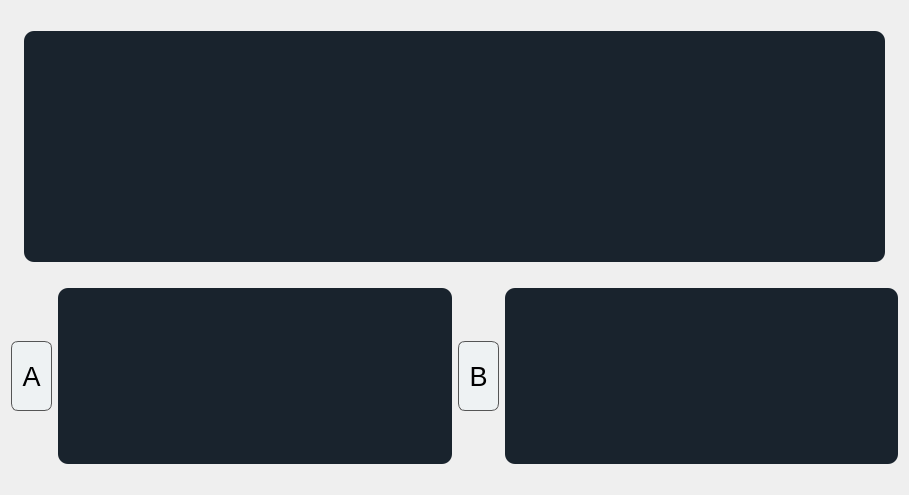
<?xml version="1.0" encoding="UTF-8"?>
<ui version="4.0">
 <class>Form</class>
 <widget class="QWidget" name="Form">
  <property name="geometry">
   <rect>
    <x>0</x>
    <y>0</y>
    <width>903</width>
    <height>495</height>
   </rect>
  </property>
  <property name="windowTitle">
   <string>Form</string>
  </property>
  <layout class="QVBoxLayout" name="verticalLayout">
   <item>
    <widget class="QLabel" name="label_4">
     <property name="text">
      <string/>
     </property>
    </widget>
   </item>
   <item>
    <layout class="QHBoxLayout" name="horizontalLayout_2">
     <item>
      <widget class="QLabel" name="label">
       <property name="text">
        <string/>
       </property>
      </widget>
     </item>
     <item>
      <widget class="QTextEdit" name="txtEdit_preg">
       <property name="minimumSize">
        <size>
         <width>861</width>
         <height>231</height>
        </size>
       </property>
       <property name="maximumSize">
        <size>
         <width>1200</width>
         <height>300</height>
        </size>
       </property>
       <property name="styleSheet">
        <string notr="true">  background-color: #19232D;
  border: 0px solid #32414B;
  padding: 0px;
  color: #F0F0F0;
  selection-background-color: #1464A0;
  selection-color: #F0F0F0;

	border-radius: 10;</string>
       </property>
      </widget>
     </item>
     <item>
      <widget class="QLabel" name="label_2">
       <property name="text">
        <string/>
       </property>
      </widget>
     </item>
    </layout>
   </item>
   <item>
    <widget class="QLabel" name="label_3">
     <property name="text">
      <string/>
     </property>
    </widget>
   </item>
   <item>
    <layout class="QHBoxLayout" name="horizontalLayout">
     <item>
      <widget class="QPushButton" name="btn_respA">
       <property name="minimumSize">
        <size>
         <width>41</width>
         <height>41</height>
        </size>
       </property>
       <property name="maximumSize">
        <size>
         <width>70</width>
         <height>70</height>
        </size>
       </property>
       <property name="font">
        <font>
         <pointsize>20</pointsize>
        </font>
       </property>
       <property name="styleSheet">
        <string notr="true">background-color:#EEF2F3;
border-radius: 7px;
border: 1px solid #555;</string>
       </property>
       <property name="text">
        <string>A</string>
       </property>
      </widget>
     </item>
     <item>
      <widget class="QTextEdit" name="txtEdit_respA">
       <property name="minimumSize">
        <size>
         <width>381</width>
         <height>151</height>
        </size>
       </property>
       <property name="maximumSize">
        <size>
         <width>500</width>
         <height>200</height>
        </size>
       </property>
       <property name="styleSheet">
        <string notr="true">  background-color: #19232D;
  border: 0px solid #32414B;
  padding: 0px;
  color: #F0F0F0;
  selection-background-color: #1464A0;
  selection-color: #F0F0F0;

	border-radius: 10;</string>
       </property>
      </widget>
     </item>
     <item>
      <widget class="QPushButton" name="btn_respB">
       <property name="minimumSize">
        <size>
         <width>41</width>
         <height>41</height>
        </size>
       </property>
       <property name="maximumSize">
        <size>
         <width>70</width>
         <height>70</height>
        </size>
       </property>
       <property name="font">
        <font>
         <pointsize>20</pointsize>
        </font>
       </property>
       <property name="styleSheet">
        <string notr="true">background-color:#EEF2F3;
border-radius: 7px;
border: 1px solid #555;</string>
       </property>
       <property name="text">
        <string>B</string>
       </property>
      </widget>
     </item>
     <item>
      <widget class="QTextEdit" name="txtEdit_respB">
       <property name="minimumSize">
        <size>
         <width>381</width>
         <height>151</height>
        </size>
       </property>
       <property name="maximumSize">
        <size>
         <width>500</width>
         <height>200</height>
        </size>
       </property>
       <property name="styleSheet">
        <string notr="true">  background-color: #19232D;
  border: 0px solid #32414B;
  padding: 0px;
  color: #F0F0F0;
  selection-background-color: #1464A0;
  selection-color: #F0F0F0;

	border-radius: 10;</string>
       </property>
      </widget>
     </item>
    </layout>
   </item>
   <item>
    <widget class="QLabel" name="label_5">
     <property name="text">
      <string/>
     </property>
    </widget>
   </item>
  </layout>
 </widget>
 <resources/>
 <connections/>
</ui>
